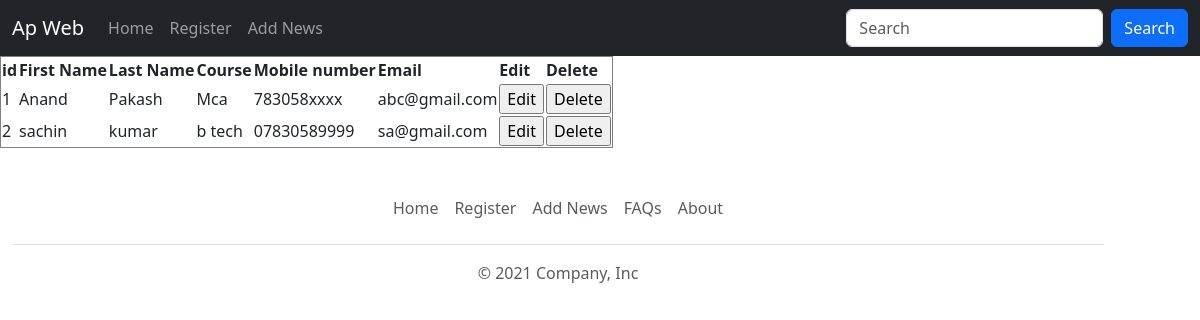
/showpage/, run on the app's committed database.
### app/models.py (models this page shows)
class Student(models.Model):
    fname=models.TextField(max_length=50)
    lname=models.CharField(max_length=50)
    course=models.CharField(max_length=50)
    mob=models.CharField(max_length=15)
    email=models.EmailField(max_length=50)

### app/views.py (the view)
# urls.py: path('showpage/',views.showpage,name='showpage'),
def showpage(request):
    all_data=Student.objects.all()
    return render(request,'show.html',{'key1':all_data})

### template/show.html (shortened to what this page needs)
{% extends 'base.html' %}
{% block content %}
    <table border="1">
        <tr>
            <th>id</th>
            <th>First Name</th>
            <th>Last Name</th>
            <th>Course</th>
            <th>Mobile number</th>
            <th>Email</th>
            <th>Edit</th>
            <th>Delete</th>
        </tr>
        {% if key1 %}
        {% for i in key1 %}
        <tr>
            <td>{{i.id}}</td>
            <td>{{i.fname}} </td>
            <td>{{i.lname}} </td>
            <td>{{i.course}} </td>
            <td>{{i.mob}} </td>
            <td>{{i.email}} </td>
            <td>
                <form action="{% url 'editpage' pk=i.id %}" method="post">
                    <input type="submit" value="Edit" >
                </form>
            </td>
            <td>
                <form action="{% url 'deletedata' pk=i.id %}" method="post">
                    <input type="submit" value="Delete" >
                </form>
            </td>
        </tr>
        {% endfor %}
        {% endif %}
    </table >
{% endblock %}

### template/base.html (shortened to what this page needs)
<!DOCTYPE html>
<html lang="en">
<head>
    <link href="https://cdn.jsdelivr.net/npm/bootstrap@5.3.2/dist/css/bootstrap.min.css" rel="stylesheet">
</head>
<body>
{% include 'navbar.html'%}
{% block content %}
{% endblock %}
{% include 'footer.html' %}
</body>
</html>

### template/navbar.html (shortened to what this page needs)
<!DOCTYPE html>
<html lang="en">
<head>
</head>
<body>
    <nav class="navbar navbar-expand-sm navbar-dark bg-dark">
        <div class="container-fluid">
          <a class="navbar-brand" href="javascript:void(0)">Ap Web</a>
          <div class="collapse navbar-collapse" id="mynavbar">
            <ul class="navbar-nav me-auto">
              <li class="nav-item">
                <a class="nav-link" href="{% url 'app' %}">Home</a>
              </li>
              <li class="nav-item">
                <a class="nav-link" href="{% url 'insertpage' %}">Register </a>
              </li>
              <li class="nav-item">
                <a class="nav-link" href="{% url 'insertNewsPage' %}">Add  News</a>
              </li>
            </ul>
            <form class="d-flex">
              <input class="form-control me-2" type="text" placeholder="Search">
              <button class="btn btn-primary" type="button">Search</button>
            </form>
          </div>
        </div>
      </nav>
</body>
</html>

### template/footer.html
<div class="container row">
    <footer class="py-3 my-4 col-12">
      <ul class="nav justify-content-center border-bottom pb-3 mb-3">
        <li class="nav-item"><a href="#" class="nav-link px-2 text-muted">Home</a></li>
        <li class="nav-item"><a href="#" class="nav-link px-2 text-muted">Register</a></li>
        <li class="nav-item"><a href="#" class="nav-link px-2 text-muted">Add News </a></li>
        <li class="nav-item"><a href="#" class="nav-link px-2 text-muted">FAQs</a></li>
        <li class="nav-item"><a href="#" class="nav-link px-2 text-muted">About</a></li>
      </ul>
      <p class="text-center text-muted">&copy; 2021 Company, Inc</p>
    </footer>
  </div>

### data on the page
Student: id "1", fname "Anand", lname "Pakash", course "Mca", mob "783058xxxx", email "abc@gmail.com"
Student: id "2", fname "sachin", lname "kumar", course "b tech", mob "07830589999", email "sa@gmail.com"
